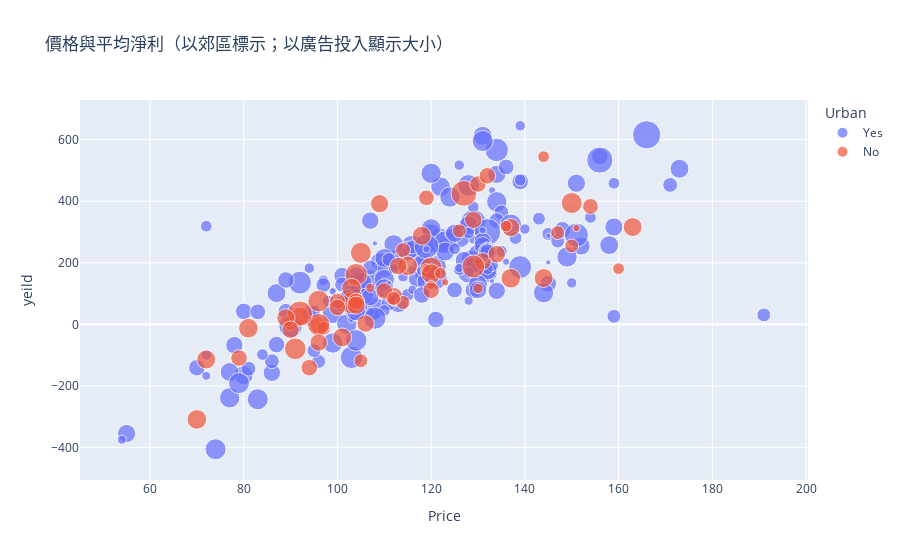

Notebook source saved alongside this figure:
### Code cell
fig = px.scatter(data, 
                 x="Price", 
                 y="yeild", 
                 color="Urban",
                 size='Advertising',
                 hover_data = ['ID'],
                 title = '價格與平均淨利（以郊區標示；以廣告投入顯示大小）')

iplot(fig)
plot(fig, filename='圖2-價格與平均淨利（以郊區標示；以廣告投入顯示大小）.html')

### Figure 1 — Plotly figure (JSON) as saved in the notebook; plotly's stock layout.template omitted (floating-point values rounded to 4 significant figures; data arrays with more than 128 entries replaced by an {"elided": "..."} marker saying what was removed)
{"data": [{"customdata": {"elided": "188x1 int values"}, "hovertemplate": "Urban=Yes<br>Price=%{x}<br>yeild=%{y}<br>Advertising=%{marker.size}<br>ID=%{customdata[0]}<extra></extra>", "legendgroup": "Yes", "marker": {"color": "#636efa", "size": {"elided": "188 int values"}, "sizemode": "area", "sizeref": 0.0725, "symbol": "circle"}, "mode": "markers", "name": "Yes", "orientation": "v", "showlegend": true, "type": "scatter", "x": {"elided": "188 int values"}, "xaxis": "x", "y": {"elided": "188 float values"}, "yaxis": "y"}, {"customdata": [[74], [159], [99], [47], [140], [22], [190], [88], [282], [36], [6], [152], [369], [179], [148], [151], [352], [158], [319], [185], [291], [97], [354], [235], [300], [350], [267], [11], [191], [361], [16], [362], [388], [234], [351], [76], [27], [90], [343], [65], [78], [287], [279], [285], [320], [155], [72], [136], [33], [75], [397], [367], [154], [268], [254], [177], [394], [229], [260], [55], [100], [130], [211], [296], [101], [203], [210], [162]], "hovertemplate": "Urban=No<br>Price=%{x}<br>yeild=%{y}<br>Advertising=%{marker.size}<br>ID=%{customdata[0]}<extra></extra>", "legendgroup": "No", "marker": {"color": "#EF553B", "size": [10, 1, 24, 14, 10, 12, 18, 7, 7, 11, 13, 17, 10, 14, 9, 8, 16, 8, 10, 7, 14, 10, 12, 11, 17, 18, 12, 9, 13, 7, 5, 10, 14, 18, 17, 23, 11, 3, 13, 12, 12, 11, 2, 11, 19, 10, 16, 14, 12, 5, 3, 11, 7, 7, 5, 9, 10, 13, 10, 13, 3, 7, 2, 14, 11, 4, 11, 5], "sizemode": "area", "sizeref": 0.0725, "symbol": "circle"}, "mode": "markers", "name": "No", "orientation": "v", "showlegend": true, "type": "scatter", "x": [104, 112, 127, 70, 94, 109, 104, 126, 105, 96, 72, 103, 79, 81, 119, 114, 105, 90, 130, 97, 103, 132, 92, 129, 96, 96, 112, 100, 101, 114, 144, 104, 115, 120, 91, 92, 131, 119, 118, 104, 89, 113, 151, 96, 129, 110, 150, 120, 137, 136, 120, 134, 150, 112, 122, 154, 120, 163, 100, 144, 107, 147, 123, 137, 106, 130, 90, 160], "xaxis": "x", "y": [73.79, 65.55, 425.5, -308.9, -140.8, 392.1, 161.5, 303.7, -118.4, -2.923, -114.3, 69.13, -109.6, -12.56, 411.0, 241.1, 232.4, 3.92, 455.9, -13.59, 117.4, 482.6, 25.9, 339.7, 75.54, -1.023, 90.45, 75.59, -42.47, 71.05, 544.8, 74.34, 189.9, 182.4, -79.53, 34.76, 204.8, 183.0, 287.8, 62.16, 20.87, 189.6, 312.9, -59.06, 188.1, 108.4, 394.2, 164.7, 314.3, 319.2, 128.4, 228.0, 254.8, 84.36, 165.9, 383.2, 110.8, 316.1, 55.14, 150.4, 118.6, 298.1, 136.8, 149.7, 2.641, 117.1, -17.36, 180.9], "yaxis": "y"}], "layout": {"legend": {"itemsizing": "constant", "title": {"text": "Urban"}, "tracegroupgap": 0}, "title": {"text": "價格與平均淨利（以郊區標示；以廣告投入顯示大小）"}, "xaxis": {"anchor": "y", "domain": [0, 1], "title": {"text": "Price"}}, "yaxis": {"anchor": "x", "domain": [0, 1], "title": {"text": "yeild"}}}}
